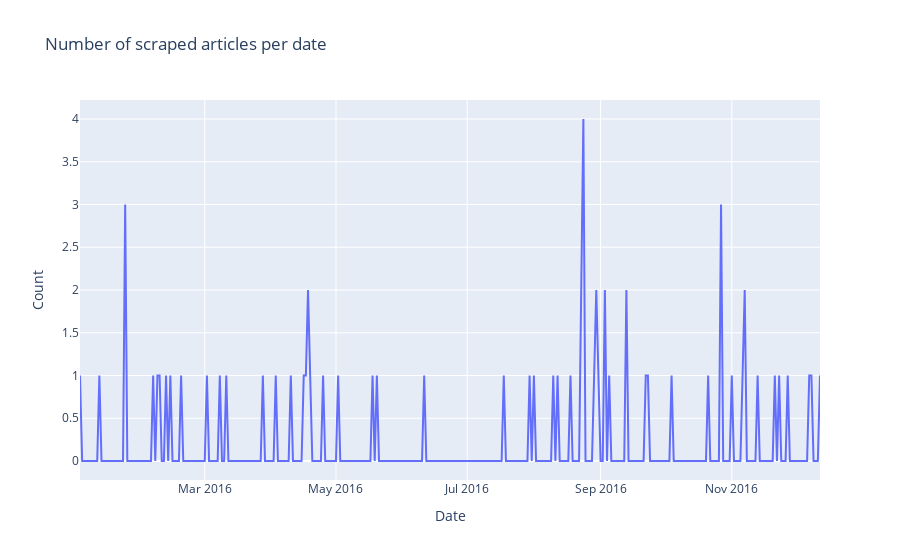

This figure's notebook cell:
### Code cell
fig = plot_articles_per_date(df_location)
fig.show()

### Figure 1 — Plotly figure (JSON) as saved in the notebook; plotly's stock layout.template omitted (floating-point values rounded to 4 significant figures; data arrays with more than 128 entries replaced by an {"elided": "..."} marker saying what was removed)
{"data": [{"hovertemplate": "Date=%{x}<br>Count=%{y}<extra></extra>", "legendgroup": "", "line": {"color": "#636efa", "dash": "solid"}, "marker": {"symbol": "circle"}, "mode": "lines", "name": "", "orientation": "v", "showlegend": false, "type": "scatter", "x": {"elided": "345 str values"}, "xaxis": "x", "y": {"elided": "345 int values"}, "yaxis": "y"}], "layout": {"legend": {"tracegroupgap": 0}, "title": {"text": "Number of scraped articles per date"}, "xaxis": {"anchor": "y", "domain": [0, 1], "title": {"text": "Date"}}, "yaxis": {"anchor": "x", "domain": [0, 1], "title": {"text": "Count"}}}}
